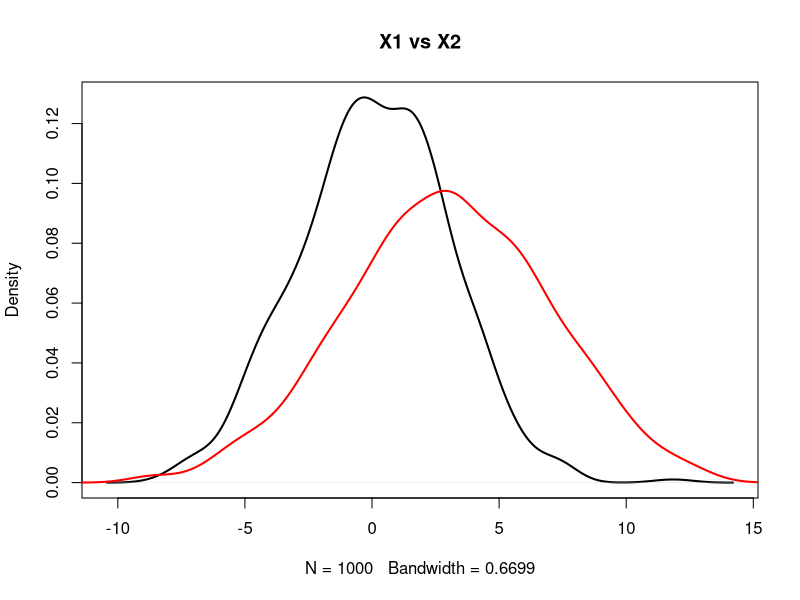

The R source for this figure:
#' Sample Script for STAT 501 Presentation

x1<-rnorm(1000, 0, 3)
x2<-rnorm(1000, 3, 4)

plot(density(x1), main="X1 vs X2", lwd=2)
lines(density(x2), col="red", lwd=2)

